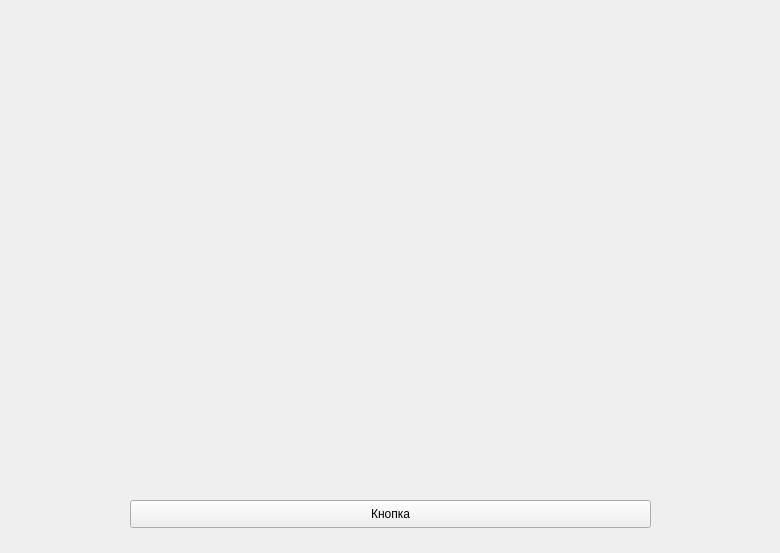
<?xml version="1.0" encoding="UTF-8"?>
<ui version="4.0">
 <class>Form</class>
 <widget class="QWidget" name="Form">
  <property name="geometry">
   <rect>
    <x>0</x>
    <y>0</y>
    <width>780</width>
    <height>553</height>
   </rect>
  </property>
  <property name="windowTitle">
   <string>Form</string>
  </property>
  <widget class="QPushButton" name="pushButton">
   <property name="geometry">
    <rect>
     <x>130</x>
     <y>500</y>
     <width>521</width>
     <height>28</height>
    </rect>
   </property>
   <property name="text">
    <string>Кнопка</string>
   </property>
  </widget>
 </widget>
 <resources/>
 <connections/>
</ui>
